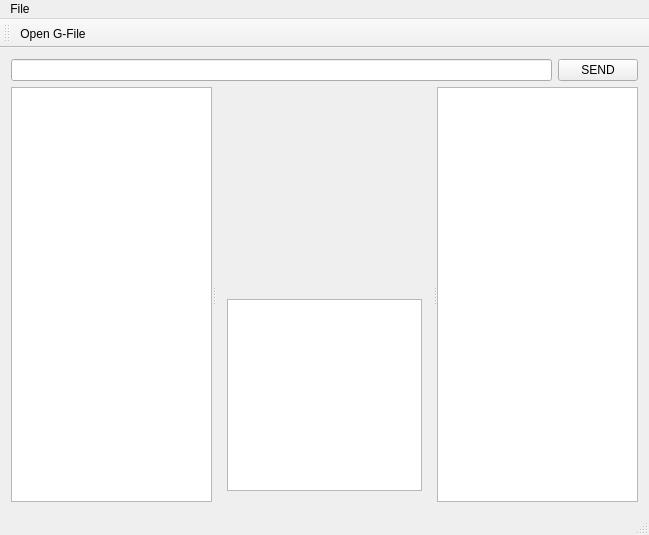
<?xml version="1.0" encoding="UTF-8"?>
<ui version="4.0">
 <class>MainWindow</class>
 <widget class="QMainWindow" name="MainWindow">
  <property name="geometry">
   <rect>
    <x>0</x>
    <y>0</y>
    <width>649</width>
    <height>535</height>
   </rect>
  </property>
  <property name="windowTitle">
   <string>MainWindow</string>
  </property>
  <widget class="QWidget" name="centralWidget">
   <layout class="QVBoxLayout" name="verticalLayout_2" stretch="0,1">
    <item>
     <layout class="QHBoxLayout" name="horizontalLayout">
      <item>
       <widget class="QLineEdit" name="lineEdit"/>
      </item>
      <item>
       <widget class="QPushButton" name="pushButton">
        <property name="text">
         <string>SEND</string>
        </property>
       </widget>
      </item>
     </layout>
    </item>
    <item>
     <widget class="QSplitter" name="splitter">
      <property name="orientation">
       <enum>Qt::Horizontal</enum>
      </property>
      <widget class="QListView" name="listView"/>
      <widget class="QWidget" name="layoutWidget">
       <layout class="QVBoxLayout" name="verticalLayout" stretch="1,0">
        <item>
         <widget class="QWidget" name="widget" native="true"/>
        </item>
        <item>
         <widget class="QListView" name="listView_2"/>
        </item>
       </layout>
      </widget>
      <widget class="QListView" name="listView_3"/>
     </widget>
    </item>
   </layout>
  </widget>
  <widget class="QMenuBar" name="menuBar">
   <property name="geometry">
    <rect>
     <x>0</x>
     <y>0</y>
     <width>649</width>
     <height>22</height>
    </rect>
   </property>
   <widget class="QMenu" name="menuFile">
    <property name="title">
     <string>File</string>
    </property>
    <addaction name="actionOpen_G_File"/>
   </widget>
   <addaction name="menuFile"/>
  </widget>
  <widget class="QToolBar" name="mainToolBar">
   <attribute name="toolBarArea">
    <enum>TopToolBarArea</enum>
   </attribute>
   <attribute name="toolBarBreak">
    <bool>false</bool>
   </attribute>
   <addaction name="actionOpen_G_File"/>
  </widget>
  <widget class="QStatusBar" name="statusBar"/>
  <action name="actionOpen_G_File">
   <property name="text">
    <string>Open G-File</string>
   </property>
  </action>
 </widget>
 <layoutdefault spacing="6" margin="11"/>
 <resources/>
 <connections/>
</ui>
